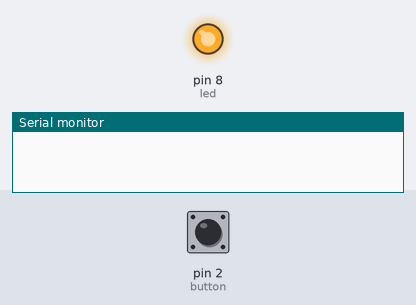
Bench run of a sketch on a simulated Arduino Uno, built with avr-gcc and run on an emulated ATmega328P. Parts: output pins drawn as LEDs (lit = HIGH), the last lines printed to the serial monitor. The inputs (shaded band) are chosen by the test bench; at power-on: pin 2 (button) HIGH. Random numbers use the default seed unless the sketch sets one.

Above: at 3.6 s.
3.7 s: pin 2 (button) pulled LOW for 0.15 s
At 4.9 s:
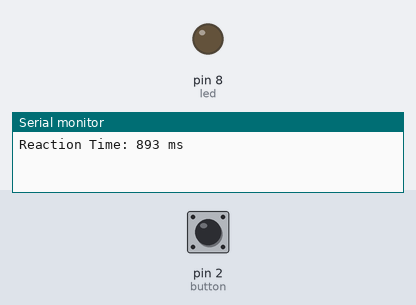
5.3 s: pin 2 (button) pulled LOW for 3.2 s
11.5 s: pin 2 (button) pulled LOW for 1 s
At 15.7 s:
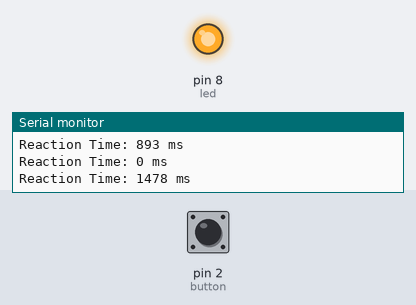
Timing chart, 0 to 17.2 s (numbered marks = the images above; inputs shaded):
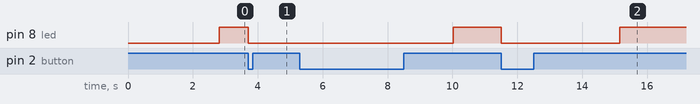

Measured:
- after the input at 3.7 s, pin 8 (led): HIGH → LOW at once
- after the input at 11.5 s, pin 8 (led): HIGH → LOW at once, → HIGH 3.7 s later

The sketch:

Q3_Build_a_reaction_time_tester.ino
```cpp
int led = 8;
int button = 2;

unsigned long st;
unsigned long rt;

void setup()
{
  pinMode(led, OUTPUT);
  pinMode(button, INPUT_PULLUP);
  Serial.begin(9600);
}

void loop()
{
  int dlay = random(2000, 3000);
  delay(dlay);
  digitalWrite(led, HIGH);
  st = millis();

  while(digitalRead(button) == HIGH){ }
  rt = millis() - st;

  Serial.print("Reaction Time: ");
  Serial.print(rt);
  Serial.println(" ms");

  digitalWrite(led, LOW);
  delay(1000);
}
```
